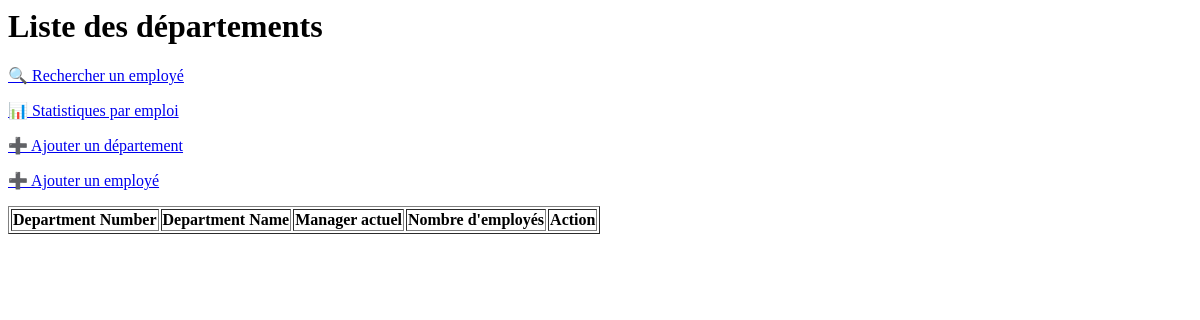
The app's page /pages/index.php, older data.
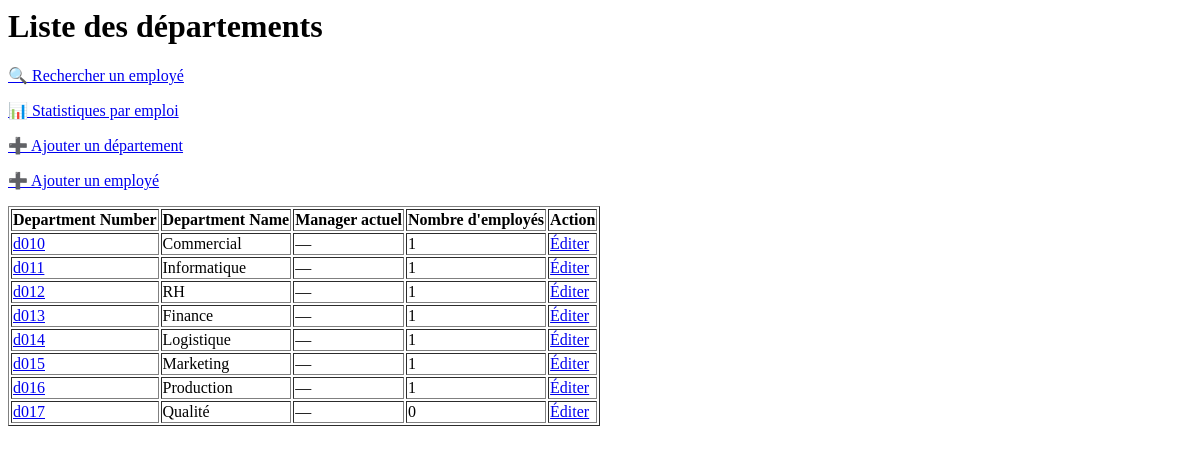
The same page, newer data.
### tables this page shows
CREATE TABLE departments (
    dept_no     CHAR(4)         NOT NULL,
    dept_name   VARCHAR(40)     NOT NULL,
    PRIMARY KEY (dept_no),
    UNIQUE  KEY (dept_name)
);

### inc/functions.php (called while the page is built, shortened)
<?php
include_once 'connection.php';
function get_all_lines($sql){
    $req = mysqli_query(dbconnect(),$sql );
    $result = array();
    while ($line = mysqli_fetch_assoc($req)) {
        $result[] = $line;
    }
    return $result;
}
function get_all_departments()
{
    $sql = "SELECT d.dept_no,
                   d.dept_name,
                   CONCAT(e.first_name, ' ', e.last_name) AS manager_name,
                   (SELECT COUNT(*)
                      FROM dept_emp de
                     WHERE de.dept_no = d.dept_no
                       AND de.to_date = '9999-01-01') AS nb_employees
            FROM departments d
            LEFT JOIN dept_manager dm
                   ON dm.dept_no = d.dept_no
                  AND dm.to_date = '9999-01-01'
            LEFT JOIN employees e
                   ON e.emp_no = dm.emp_no
            ORDER BY d.dept_no";
    return get_all_lines($sql);
}

### inc/connection.php (called while the page is built, shortened)
<?php
function dbconnect()
{
    static $connect = null;
    if ($connect === null) {
        $connect = mysqli_connect('localhost', 'root', 'root', 'employees');
        mysqli_set_charset($connect, 'utf8mb4');
    }
    return $connect;
}
?>

### pages/index.php (the view, shortened to what this page needs)
<?php
    include('../inc/functions.php');
    $departments = get_all_departments();
?>
<html>
    <head>
    </head>
    <body>
    <h1>Liste des départements</h1>
    <p><a href="search.php">🔍 Rechercher un employé</a></p>
    <p><a href="stats.php">📊 Statistiques par emploi</a></p>
    <p><a href="dept_form.php">➕ Ajouter un département</a></p>
    <p><a href="emp_form.php">➕ Ajouter un employé</a></p>
 <table border="1">
    <tr>
        <th>Department Number</th>
        <th>Department Name</th>
        <th>Manager actuel</th>
        <th>Nombre d'employés</th>
        <th>Action</th>
    </tr>
    <?php foreach ($departments as $line) {?>
        <tr>
            <td><a href="employees.php?dept_no=<?= urlencode($line['dept_no']) ?>"><?= $line['dept_no']?></a></td>
            <td><?=$line['dept_name']?></td>
            <td><?= $line['manager_name'] ?? '—' ?></td>
            <td><?= $line['nb_employees'] ?></td>
            <td><a href="dept_form.php?dept_no=<?= urlencode($line['dept_no']) ?>">Éditer</a></td>
        </tr>
    <?php } ?>
    </table>
    </body>
</html>

Row changes from the older to the newer data that the page shows:
added departments: dept_no "d010", dept_name "Commercial", manager_name "—", nb_employees "1"
added departments: dept_no "d011", dept_name "Informatique", manager_name "—", nb_employees "1"
added departments: dept_no "d012", dept_name "RH", manager_name "—", nb_employees "1"
added departments: dept_no "d013", dept_name "Finance", manager_name "—", nb_employees "1"
added departments: dept_no "d014", dept_name "Logistique", manager_name "—", nb_employees "1"
added departments: dept_no "d015", dept_name "Marketing", manager_name "—", nb_employees "1"
added departments: dept_no "d016", dept_name "Production", manager_name "—", nb_employees "1"
added departments: dept_no "d017", dept_name "Qualité", manager_name "—", nb_employees "0"
